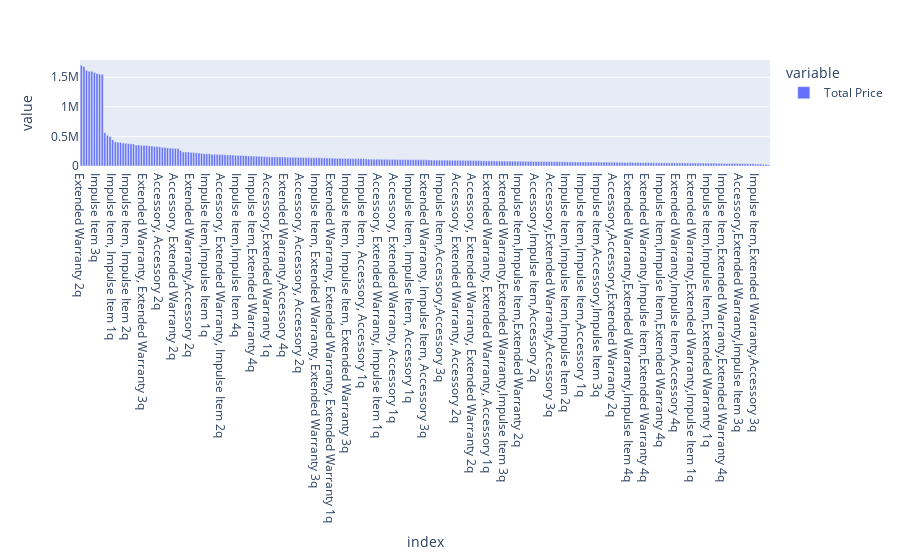

This figure's notebook cell:
### Code cell
data_copy = data.copy()
data_copy['Quarters'] = data_copy['Purchase Date'].map(lambda x: pd.Timestamp(x).quarter)
by_add_on_and_quarter = data_copy.groupby(['Add-ons Purchased', 'Quarters'])['Total Price'].sum().sort_values(ascending = False)
by_add_on_and_quarter.index = by_add_on_and_quarter.index.map(lambda x: x[0] + ' ' + str(x[1]) + 'q')

px.bar(by_add_on_and_quarter)

### Figure 1 — Plotly figure (JSON) as saved in the notebook; plotly's stock layout.template omitted (floating-point values rounded to 4 significant figures; data arrays with more than 128 entries replaced by an {"elided": "..."} marker saying what was removed)
{"data": [{"alignmentgroup": "True", "hovertemplate": "variable=Total Price<br>index=%{x}<br>value=%{y}<extra></extra>", "legendgroup": "Total Price", "marker": {"color": "#636efa", "pattern": {"shape": ""}}, "name": "Total Price", "offsetgroup": "Total Price", "orientation": "v", "showlegend": true, "textposition": "auto", "type": "bar", "x": {"elided": "264 str values"}, "xaxis": "x", "y": {"elided": "264 float values"}, "yaxis": "y"}], "layout": {"barmode": "relative", "legend": {"title": {"text": "variable"}, "tracegroupgap": 0}, "margin": {"t": 60}, "xaxis": {"anchor": "y", "domain": [0, 1], "title": {"text": "index"}}, "yaxis": {"anchor": "x", "domain": [0, 1], "title": {"text": "value"}}}}
